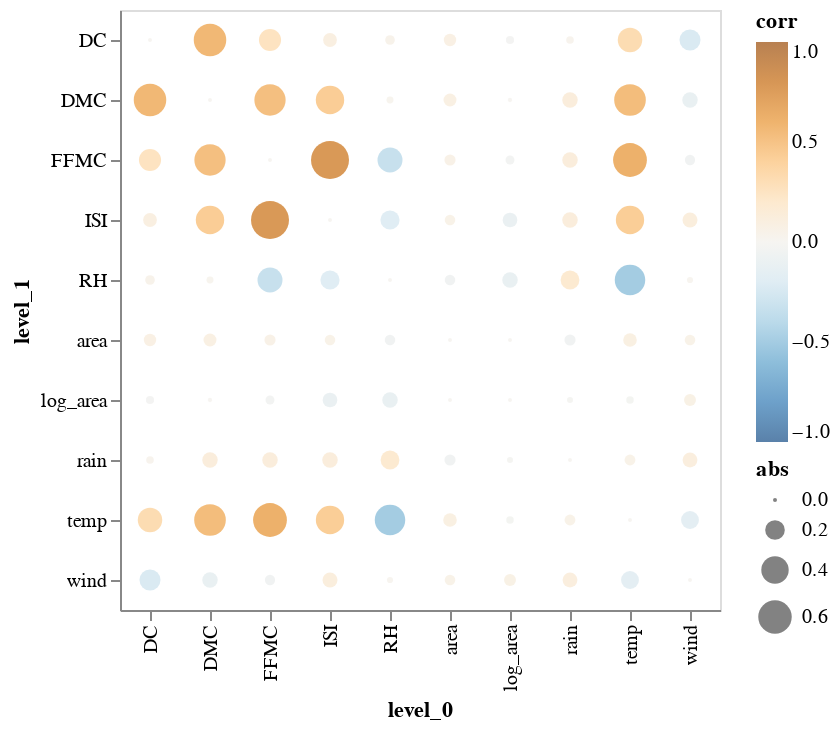

Write notebook code for a chart like this one.
### Code cell
# Dropping numerical columns that are categorical in nature
train_df_numeric = train_set.drop(["X", "Y", "month", "day"], axis=1)

corr_df = train_df_numeric.corr("spearman").stack().reset_index(name="corr")
corr_df.loc[corr_df["corr"] == 1, "corr"] = 0
corr_df["abs"] = corr_df["corr"].abs()

(
    alt.Chart(corr_df)
    .mark_circle()
    .encode(x = "level_0",
            y = "level_1",
            size = "abs",
            color = alt.Color('corr',
                            scale=alt.Scale(scheme = 'blueorange',
                                            domain = (-1, 1))))
).properties(
    width = 300,
    height = 300
)

### Figure 1 — Vega-Lite specification as saved in the notebook (floating-point values rounded to 4 significant figures)
{"config": {"view": {"continuousWidth": 400, "continuousHeight": 300}}, "data": {"name": "data-5f1e4b2da721e010883fc899b963e08c"}, "mark": "circle", "encoding": {"color": {"type": "quantitative", "field": "corr", "scale": {"domain": [-1, 1], "scheme": "blueorange"}}, "size": {"type": "quantitative", "field": "abs"}, "x": {"type": "nominal", "field": "level_0"}, "y": {"type": "nominal", "field": "level_1"}}, "height": 300, "width": 300, "$schema": "https://vega.github.io/schema/vega-lite/v4.8.1.json", "datasets": {"data-5f1e4b2da721e010883fc899b963e08c": [{"level_0": "FFMC", "level_1": "FFMC", "corr": 0.0, "abs": 0.0}, {"level_0": "FFMC", "level_1": "DMC", "corr": 0.523, "abs": 0.523}, {"level_0": "FFMC", "level_1": "DC", "corr": 0.2575, "abs": 0.2575}, {"level_0": "FFMC", "level_1": "ISI", "corr": 0.776, "abs": 0.776}, {"level_0": "FFMC", "level_1": "temp", "corr": 0.613, "abs": 0.613}, {"level_0": "FFMC", "level_1": "RH", "corr": -0.331, "abs": 0.331}, {"level_0": "FFMC", "level_1": "wind", "corr": -0.04908, "abs": 0.04908}, {"level_0": "FFMC", "level_1": "rain", "corr": 0.1218, "abs": 0.1218}, {"level_0": "FFMC", "level_1": "area", "corr": 0.05804, "abs": 0.05804}, {"level_0": "FFMC", "level_1": "log_area", "corr": -0.03467, "abs": 0.03467}, {"level_0": "DMC", "level_1": "FFMC", "corr": 0.523, "abs": 0.523}, {"level_0": "DMC", "level_1": "DMC", "corr": 0.0, "abs": 0.0}, {"level_0": "DMC", "level_1": "DC", "corr": 0.5664, "abs": 0.5664}, {"level_0": "DMC", "level_1": "ISI", "corr": 0.4299, "abs": 0.4299}, {"level_0": "DMC", "level_1": "temp", "corr": 0.536, "abs": 0.536}, {"level_0": "DMC", "level_1": "RH", "corr": 0.01781, "abs": 0.01781}, {"level_0": "DMC", "level_1": "wind", "corr": -0.121, "abs": 0.121}, {"level_0": "DMC", "level_1": "rain", "corr": 0.121, "abs": 0.121}, {"level_0": "DMC", "level_1": "area", "corr": 0.08236, "abs": 0.08236}, {"level_0": "DMC", "level_1": "log_area", "corr": -0.001323, "abs": 0.001323}, {"level_0": "DC", "level_1": "FFMC", "corr": 0.2575, "abs": 0.2575}, {"level_0": "DC", "level_1": "DMC", "corr": 0.5664, "abs": 0.5664}, {"level_0": "DC", "level_1": "DC", "corr": 0.0, "abs": 0.0}, {"level_0": "DC", "level_1": "ISI", "corr": 0.09494, "abs": 0.09494}, {"level_0": "DC", "level_1": "temp", "corr": 0.3167, "abs": 0.3167}, {"level_0": "DC", "level_1": "RH", "corr": 0.04163, "abs": 0.04163}, {"level_0": "DC", "level_1": "wind", "corr": -0.2318, "abs": 0.2318}, {"level_0": "DC", "level_1": "rain", "corr": 0.02303, "abs": 0.02303}, {"level_0": "DC", "level_1": "area", "corr": 0.07454, "abs": 0.07454}, {"level_0": "DC", "level_1": "log_area", "corr": -0.02744, "abs": 0.02744}, {"level_0": "ISI", "level_1": "FFMC", "corr": 0.776, "abs": 0.776}, {"level_0": "ISI", "level_1": "DMC", "corr": 0.4299, "abs": 0.4299}, {"level_0": "ISI", "level_1": "DC", "corr": 0.09494, "abs": 0.09494}, {"level_0": "ISI", "level_1": "ISI", "corr": 0.0, "abs": 0.0}, {"level_0": "ISI", "level_1": "temp", "corr": 0.4264, "abs": 0.4264}, {"level_0": "ISI", "level_1": "RH", "corr": -0.1909, "abs": 0.1909}, {"level_0": "ISI", "level_1": "wind", "corr": 0.1133, "abs": 0.1133}, {"level_0": "ISI", "level_1": "rain", "corr": 0.1228, "abs": 0.1228}, {"level_0": "ISI", "level_1": "area", "corr": 0.0511, "abs": 0.0511}, {"level_0": "ISI", "level_1": "log_area", "corr": -0.1087, "abs": 0.1087}, {"level_0": "temp", "level_1": "FFMC", "corr": 0.613, "abs": 0.613}, {"level_0": "temp", "level_1": "DMC", "corr": 0.536, "abs": 0.536}, {"level_0": "temp", "level_1": "DC", "corr": 0.3167, "abs": 0.3167}, {"level_0": "temp", "level_1": "ISI", "corr": 0.4264, "abs": 0.4264}, {"level_0": "temp", "level_1": "temp", "corr": 0.0, "abs": 0.0}, {"level_0": "temp", "level_1": "RH", "corr": -0.4962, "abs": 0.4962}, {"level_0": "temp", "level_1": "wind", "corr": -0.1644, "abs": 0.1644}, {"level_0": "temp", "level_1": "rain", "corr": 0.05498, "abs": 0.05498}, {"level_0": "temp", "level_1": "area", "corr": 0.09163, "abs": 0.09163}, {"level_0": "temp", "level_1": "log_area", "corr": -0.02203, "abs": 0.02203}, {"level_0": "RH", "level_1": "FFMC", "corr": -0.331, "abs": 0.331}, {"level_0": "RH", "level_1": "DMC", "corr": 0.01781, "abs": 0.01781}, {"level_0": "RH", "level_1": "DC", "corr": 0.04163, "abs": 0.04163}, {"level_0": "RH", "level_1": "ISI", "corr": -0.1909, "abs": 0.1909}, {"level_0": "RH", "level_1": "temp", "corr": -0.4962, "abs": 0.4962}, {"level_0": "RH", "level_1": "RH", "corr": 0.0, "abs": 0.0}, {"level_0": "RH", "level_1": "wind", "corr": 0.01183, "abs": 0.01183}, {"level_0": "RH", "level_1": "rain", "corr": 0.1828, "abs": 0.1828}, {"level_0": "RH", "level_1": "area", "corr": -0.05083, "abs": 0.05083}, {"level_0": "RH", "level_1": "log_area", "corr": -0.1217, "abs": 0.1217}, {"level_0": "wind", "level_1": "FFMC", "corr": -0.04908, "abs": 0.04908}, {"level_0": "wind", "level_1": "DMC", "corr": -0.121, "abs": 0.121}, {"level_0": "wind", "level_1": "DC", "corr": -0.2318, "abs": 0.2318}, {"level_0": "wind", "level_1": "ISI", "corr": 0.1133, "abs": 0.1133}, {"level_0": "wind", "level_1": "temp", "corr": -0.1644, "abs": 0.1644}, {"level_0": "wind", "level_1": "RH", "corr": 0.01183, "abs": 0.01183}, {"level_0": "wind", "level_1": "wind", "corr": 0.0, "abs": 0.0}, {"level_0": "wind", "level_1": "rain", "corr": 0.11, "abs": 0.11}, {"level_0": "wind", "level_1": "area", "corr": 0.05218, "abs": 0.05218}, {"level_0": "wind", "level_1": "log_area", "corr": 0.06862, "abs": 0.06862}, {"level_0": "rain", "level_1": "FFMC", "corr": 0.1218, "abs": 0.1218}, {"level_0": "rain", "level_1": "DMC", "corr": 0.121, "abs": 0.121}, {"level_0": "rain", "level_1": "DC", "corr": 0.02303, "abs": 0.02303}, {"level_0": "rain", "level_1": "ISI", "corr": 0.1228, "abs": 0.1228}, {"level_0": "rain", "level_1": "temp", "corr": 0.05498, "abs": 0.05498}, {"level_0": "rain", "level_1": "RH", "corr": 0.1828, "abs": 0.1828}, {"level_0": "rain", "level_1": "wind", "corr": 0.11, "abs": 0.11}, {"level_0": "rain", "level_1": "rain", "corr": 0.0, "abs": 0.0}, {"level_0": "rain", "level_1": "area", "corr": -0.05812, "abs": 0.05812}, {"level_0": "rain", "level_1": "log_area", "corr": -0.01062, "abs": 0.01062}, {"level_0": "area", "level_1": "FFMC", "corr": 0.05804, "abs": 0.05804}, {"level_0": "area", "level_1": "DMC", "corr": 0.08236, "abs": 0.08236}, {"level_0": "area", "level_1": "DC", "corr": 0.07454, "abs": 0.07454}, {"level_0": "area", "level_1": "ISI", "corr": 0.0511, "abs": 0.0511}, {"level_0": "area", "level_1": "temp", "corr": 0.09163, "abs": 0.09163}, {"level_0": "area", "level_1": "RH", "corr": -0.05083, "abs": 0.05083}, {"level_0": "area", "level_1": "wind", "corr": 0.05218, "abs": 0.05218}, {"level_0": "area", "level_1": "rain", "corr": -0.05812, "abs": 0.05812}, {"level_0": "area", "level_1": "area", "corr": 0.0, "abs": 0.0}, {"level_0": "area", "level_1": "log_area", "corr": 0.0, "abs": 0.0}, {"level_0": "log_area", "level_1": "FFMC", "corr": -0.03467, "abs": 0.03467}, {"level_0": "log_area", "level_1": "DMC", "corr": -0.001323, "abs": 0.001323}, {"level_0": "log_area", "level_1": "DC", "corr": -0.02744, "abs": 0.02744}, {"level_0": "log_area", "level_1": "ISI", "corr": -0.1087, "abs": 0.1087}, {"level_0": "log_area", "level_1": "temp", "corr": -0.02203, "abs": 0.02203}, {"level_0": "log_area", "level_1": "RH", "corr": -0.1217, "abs": 0.1217}, {"level_0": "log_area", "level_1": "wind", "corr": 0.06862, "abs": 0.06862}, {"level_0": "log_area", "level_1": "rain", "corr": -0.01062, "abs": 0.01062}, {"level_0": "log_area", "level_1": "area", "corr": 0.0, "abs": 0.0}, {"level_0": "log_area", "level_1": "log_area", "corr": 0.0, "abs": 0.0}]}}
